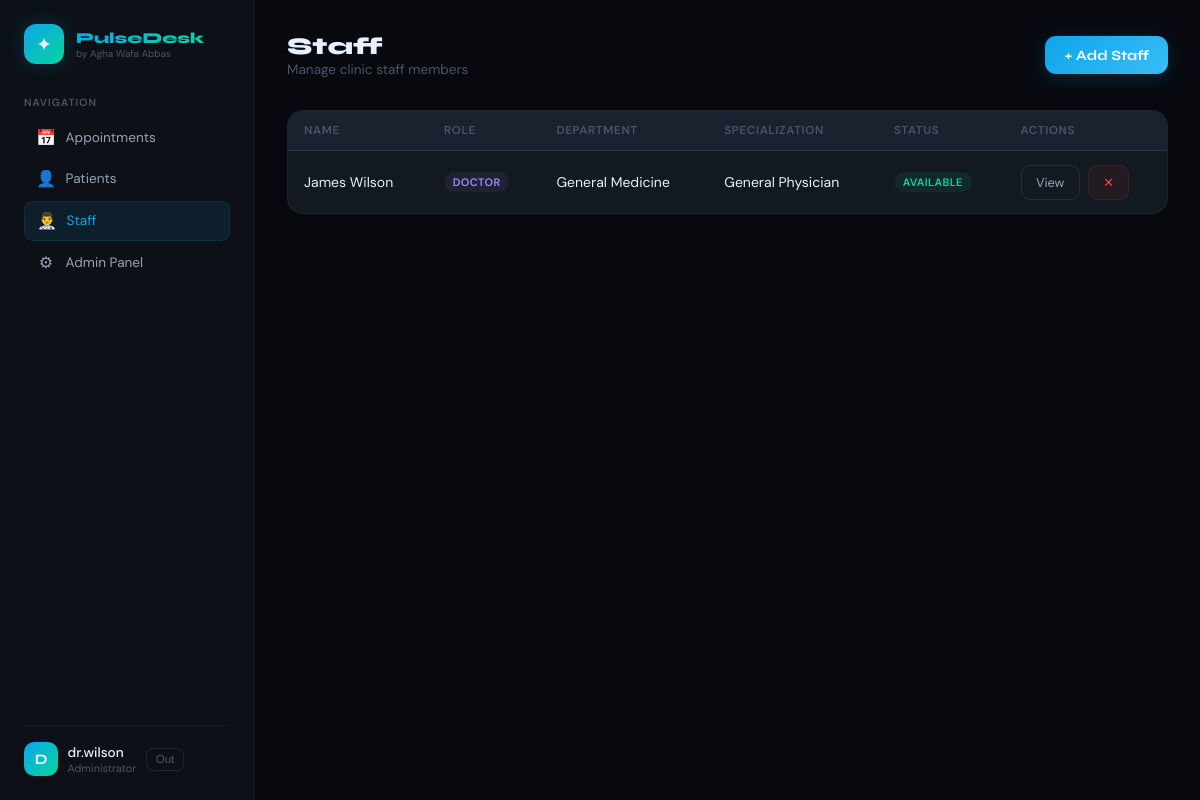
The page /staff/ (signed in) on the database its author committed.
### staff/models.py (models this page shows, shortened)
class Staff(models.Model):
    ROLE_CHOICES = [
        ('doctor', 'Doctor'),
        ('nurse', 'Nurse'),
        ('receptionist', 'Receptionist'),
        ('admin', 'Admin'),
    ]
    user = models.OneToOneField(User, on_delete=models.CASCADE, related_name='staff_profile')
    role = models.CharField(max_length=20, choices=ROLE_CHOICES, default='doctor')
    department = models.ForeignKey(Department, on_delete=models.SET_NULL, null=True, blank=True, related_name='staff')
    specialization = models.CharField(max_length=200, blank=True)
    license_number = models.CharField(max_length=50, blank=True)
    phone = models.CharField(max_length=20, blank=True)
    bio = models.TextField(blank=True)
    is_available = models.BooleanField(default=True)
    created_at = models.DateTimeField(auto_now_add=True)

class Department(models.Model):
    name = models.CharField(max_length=100)
    description = models.TextField(blank=True)
    created_at = models.DateTimeField(auto_now_add=True)

### staff/views.py (the view)
# urls.py: path('', views.staff_list, name='staff_list'),
@login_required
def staff_list(request):
    staff = Staff.objects.all().select_related('user', 'department')
    return render(request, 'staff/staff_list.html', {'staff': staff})

### pulsedesk/templates/staff/staff_list.html (shortened to what this page needs)
{% extends 'base.html' %}
{% block nav_staff %}active{% endblock %}
{% block content %}
<div class="topbar">
  <div>
    <h1>Staff</h1>
    <p>Manage clinic staff members</p>
  </div>
  <a href="{% url 'add_staff' %}" class="btn-primary">+ Add Staff</a>
</div>
<div class="table-wrap">
  <table>
    <thead>
      <tr>
        <th>Name</th>
        <th>Role</th>
        <th>Department</th>
        <th>Specialization</th>
        <th>Status</th>
        <th>Actions</th>
      </tr>
    </thead>
    <tbody>
      {% for member in staff %}
      <tr>
        <td>{{ member.user.get_full_name }}</td>
        <td><span class="badge b-{{ member.role }}">{{ member.get_role_display }}</span></td>
        <td>{{ member.department.name|default:"—" }}</td>
        <td>{{ member.specialization|default:"—" }}</td>
        <td>
          {% if member.is_available %}
          <span class="badge b-confirmed">Available</span>
          {% else %}
          <span class="badge b-cancelled">Unavailable</span>
          {% endif %}
        </td>
        <td>
          <div style="display:flex;gap:.5rem">
            <a href="{% url 'staff_detail' member.id %}" class="btn-secondary">View</a>
            <a href="{% url 'delete_staff' member.id %}" class="btn-danger" onclick="return confirm('Delete staff member?')">✕</a>
          </div>
        </td>
      </tr>
      {% empty %}
      <tr>
        <td colspan="6" style="text-align:center;color:var(--muted);padding:3rem">No staff members found</td>
      </tr>
      {% endfor %}
    </tbody>
  </table>
</div>
{% endblock %}

### pulsedesk/templates/base.html (shortened to what this page needs)
<!DOCTYPE html>
<html lang="en">
<head>
</head>
<body>
<div class="layout">
  <aside class="sidebar">
    <div class="s-brand">
      <div class="s-logo">✦</div>
      <div>
        <div class="s-title">PulseDesk</div>
        <span class="s-sub">by Agha Wafa Abbas</span>
      </div>
    </div>
    <div class="s-section">
      <div class="s-label">Navigation</div>
      <a href="{% url 'appointment_list' %}" class="nav-item {% block nav_appointments %}{% endblock %}">
        <span class="nav-icon">📅</span> Appointments
      </a>
      <a href="{% url 'patient_list' %}" class="nav-item {% block nav_patients %}{% endblock %}">
        <span class="nav-icon">👤</span> Patients
      </a>
      <a href="{% url 'staff_list' %}" class="nav-item {% block nav_staff %}{% endblock %}">
        <span class="nav-icon">👨‍⚕️</span> Staff
      </a>
      <a href="/admin/" class="nav-item" target="_blank">
        <span class="nav-icon">⚙</span> Admin Panel
      </a>
    </div>
    <div class="s-footer">
      <div class="user-row">
        <div class="u-avatar">{{ request.user.username|first|upper }}</div>
        <div>
          <div class="u-name">{{ request.user.username }}</div>
          <div class="u-role">Administrator</div>
        </div>
        <form method="POST" action="{% url 'logout' %}" style="display:inline">
  <button type="submit" class="btn-logout">Out</button>
</form>
      </div>
    </div>
  </aside>
  <main class="main">
    {% block content %}{% endblock %}
  </main>
</div>
</body>
</html>

### pulsedesk/templates/base.html (style rules this page uses)
*,*::before,*::after { box-sizing:border-box;margin:0;padding:0 }
:root { --bg:#07090f;--surface:#0d1117;--card:#131920;--card2:#1a2230; --border:#ffffff0c;--border2:#ffffff18; --accent:#0ea5e9;--accent2:#06d6a0;--accent3:#f59e0b; --text:#e8f0fe;--text2:#94a3b8;--muted:#4a5568; --danger:#ef4444;--warning:#f59e0b;--success:#06d6a0; }
html,body { min-height:100%;background:var(--bg);color:var(--text);font-family:'DM Sans',sans-serif }
.layout { display:flex;min-height:100vh }
.sidebar { width:255px;min-height:100vh;background:var(--surface);border-right:1px solid var(--border);padding:1.5rem;position:sticky;top:0;height:100vh;overflow-y:auto;display:flex;flex-direction:column;flex-shrink:0 }
.s-brand { display:flex;align-items:center;gap:.75rem;margin-bottom:2rem }
.s-logo { width:40px;height:40px;background:linear-gradient(135deg,var(--accent),var(--accent2));border-radius:12px;display:flex;align-items:center;justify-content:center;font-size:1.2rem;flex-shrink:0;box-shadow:0 0 20px #0ea5e933 }
.s-title { font-family:'Syne',sans-serif;font-weight:800;font-size:.95rem;background:linear-gradient(135deg,var(--accent),var(--accent2));-webkit-background-clip:text;-webkit-text-fill-color:transparent;background-clip:text }
.s-sub { font-size:.62rem;color:var(--muted);display:block }
.s-section { margin-bottom:1.75rem }
.s-label { font-size:.65rem;text-transform:uppercase;letter-spacing:.1em;color:var(--muted);font-weight:600;margin-bottom:.6rem }
.nav-item { display:flex;align-items:center;gap:.6rem;padding:.55rem .75rem;border-radius:9px;color:var(--text2);font-size:.85rem;text-decoration:none;transition:all .15s;margin-bottom:.15rem }
.nav-item.active { background:#0ea5e918;color:var(--accent);border:1px solid #0ea5e922 }
.nav-icon { font-size:1rem;width:20px;text-align:center }
.s-footer { margin-top:auto;padding-top:1rem;border-top:1px solid var(--border) }
.user-row { display:flex;align-items:center;gap:.6rem }
.u-avatar { width:34px;height:34px;border-radius:10px;background:linear-gradient(135deg,var(--accent),var(--accent2));display:flex;align-items:center;justify-content:center;font-family:'Syne',sans-serif;font-weight:700;font-size:.9rem;color:#fff;flex-shrink:0 }
.u-name { font-size:.85rem;font-weight:500;flex:1;min-width:0;white-space:nowrap;overflow:hidden;text-overflow:ellipsis }
.u-role { font-size:.68rem;color:var(--muted) }
.btn-logout { background:none;border:1px solid var(--border2);color:var(--muted);padding:.28rem .55rem;border-radius:7px;cursor:pointer;font-size:.72rem;transition:all .15s;text-decoration:none;white-space:nowrap }
.main { flex:1;padding:2rem;min-width:0 }
.topbar { display:flex;align-items:center;justify-content:space-between;margin-bottom:2rem;flex-wrap:wrap;gap:1rem }
.topbar h1 { font-family:'Syne',sans-serif;font-size:1.5rem;font-weight:800 }
.topbar p { color:var(--muted);font-size:.85rem }
.btn-primary { display:inline-flex;align-items:center;gap:.5rem;padding:.65rem 1.2rem;background:linear-gradient(135deg,var(--accent),#38bdf8);border:none;border-radius:11px;color:#fff;font-family:'Syne',sans-serif;font-weight:700;font-size:.88rem;cursor:pointer;text-decoration:none;transition:all .15s;box-shadow:0 4px 20px #0ea5e933 }
.btn-danger { display:inline-flex;align-items:center;gap:.4rem;padding:.5rem .9rem;background:#ef444412;border:1px solid #ef444422;border-radius:9px;color:var(--danger);font-size:.8rem;text-decoration:none;transition:all .15s }
.btn-secondary { display:inline-flex;align-items:center;gap:.4rem;padding:.5rem .9rem;background:none;border:1px solid var(--border2);border-radius:9px;color:var(--text2);font-size:.8rem;text-decoration:none;transition:all .15s }
.table-wrap { background:var(--card);border:1px solid var(--border);border-radius:16px;overflow:hidden }
table { width:100%;border-collapse:collapse }
thead { background:var(--card2) }
th { padding:.75rem 1rem;text-align:left;font-size:.72rem;text-transform:uppercase;letter-spacing:.06em;color:var(--muted);font-weight:600;border-bottom:1px solid var(--border) }
td { padding:.85rem 1rem;font-size:.875rem;border-bottom:1px solid var(--border);vertical-align:middle }
tr:last-child td { border-bottom:none }
.badge { display:inline-flex;padding:.2rem .55rem;border-radius:99px;font-size:.68rem;font-weight:600;text-transform:uppercase;letter-spacing:.04em }
.b-confirmed { background:#06d6a015;color:var(--accent2) }
.b-doctor { background:#a78bfa15;color:#a78bfa }

### rows shown on the page
Staff: user.get_full_name "James Wilson", role "DOCTOR", department.name "General Medicine", specialization "General Physician", is_available "AVAILABLE"

### other values the page prints
{{ request.user.username|first|upper }} "D"
{{ request.user.username }} "dr.wilson"
